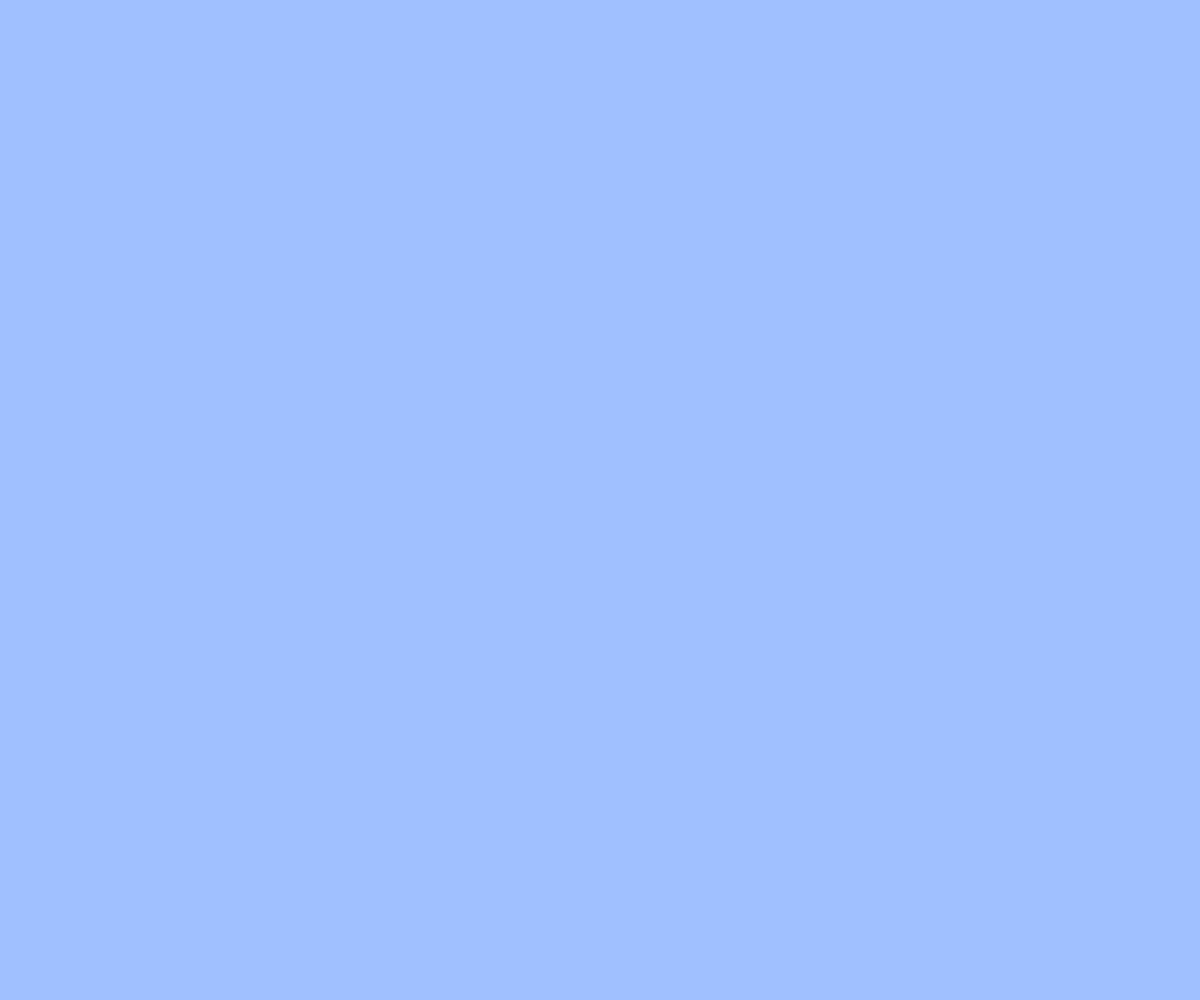
Frame 1 (no input)
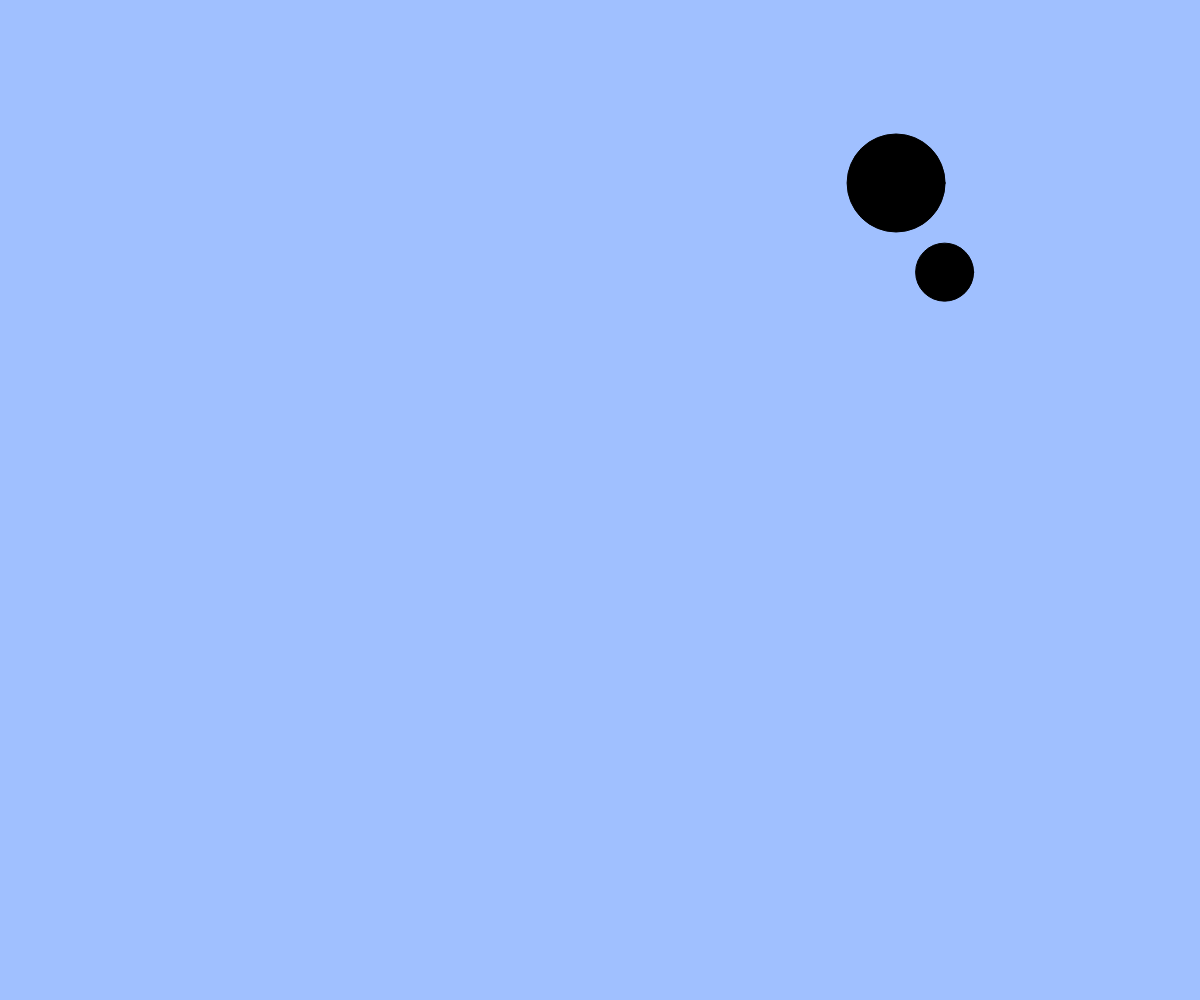
Frame 60 (no input)
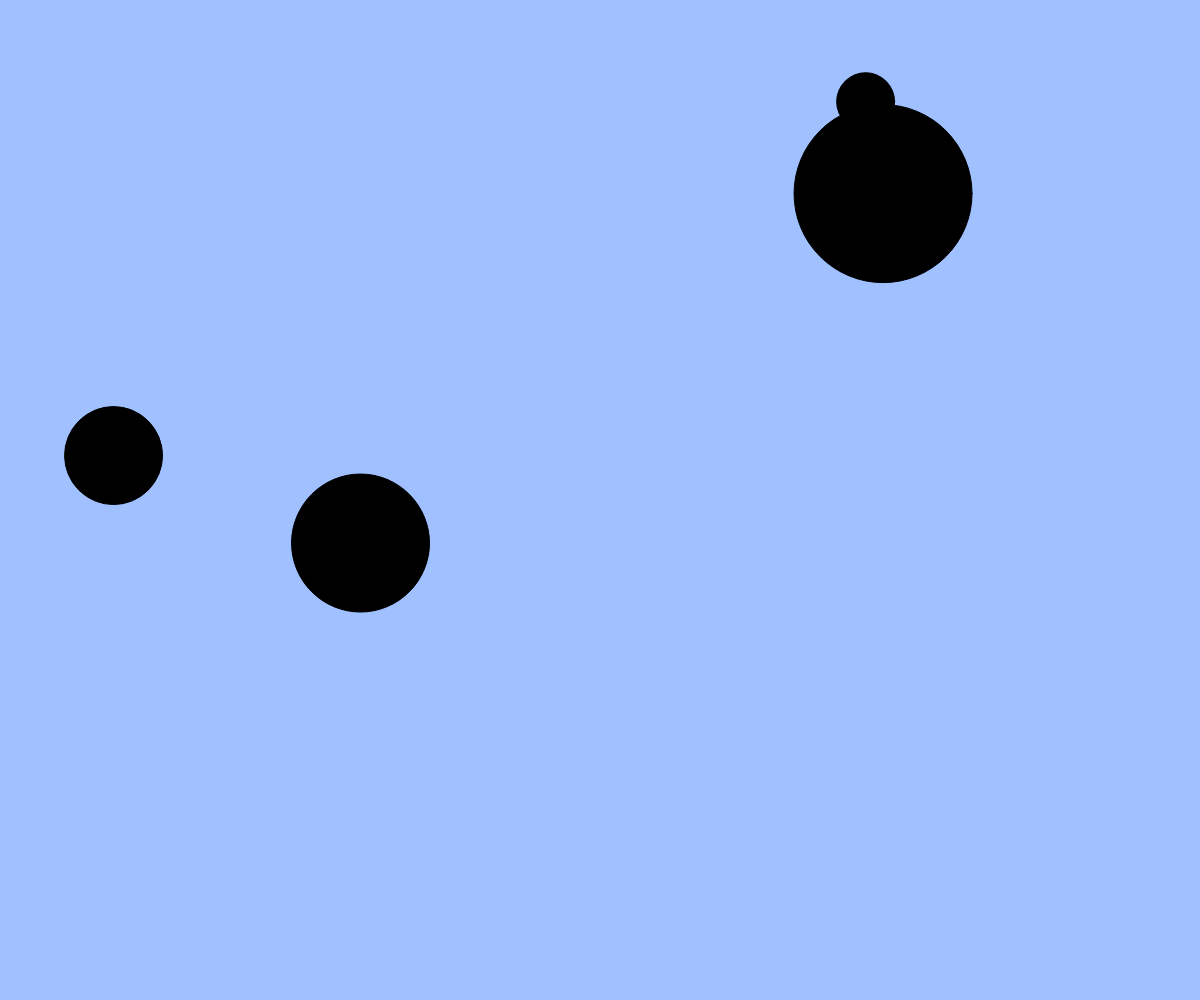
Frame 120 (the mouse pressed at the canvas centre since frame 60)

The p5.js sketch that drew these frames (run headless with seeded random() and noise() and a simulated clock; from frame 60 on, the mouse is pressed at the canvas centre):

// p5.js sketch
// ── sketch.js
// たくさん出てくるアニメーション
let balls;
let targets; // 追加（ボールを当てる的）

function setup() {
  createCanvas(windowWidth, windowHeight);
  balls = [];
  targets = [];
}

function windowResized() {
  resizeCanvas(windowWidth, windowHeight);
}

function draw() {
  background(160, 192, 255);

  // 的のアニメーション（注意：追加しないと何も起きない）
  for (let i = 0; i < targets.length; i++) {
    let t = targets[i];
    fill(0);
    ellipse(t.x, t.y, t.size);
    t.x += t.vx;
    t.y += t.vy;
    t.size += 2;
  }

  // ボールのアニメーション
  for (let i = 0; i < balls.length; i++) {
    let b = balls[i];
    fill(255);
    ellipse(b.x, b.y, b.size);
    b.x += b.vx;
    b.y += b.vy;
  }

  // 画面外に出たボールを配列から削除する
  const ballsInCanvas = []; // 画面内のボールを一時的に保持する配列
  for (let i = 0; i < balls.length; i++) {
    let b = balls[i];
    if (b.x > 0 && b.x < width && b.y > 0 && b.y < height) { // 画面内
      ballsInCanvas.push(b);
    }
  }
  balls = ballsInCanvas; // 画面内のボールだけを残す

  // 補足：filter 関数を使うともっと簡単に書ける
  // balls = balls.filter(insideCanvas);

  if (frameCount % 20 === 0) { // 20フレームごとに新しい的を追加する
    const t = {
      x: random(width),
      y: random(height),
      size: 20,
      vx: random(-2, 2),
      vy: random(-2, 2)
    };
    targets.push(t); // BLANK[1] 新しい的オブジェクトを作成して targets 配列に追加しよう
  }

  // ボールに当たった or 大きくなりすぎた的を配列から削除する
  const activeTargets = []; // 生き残った的を一時的に保持する配列
  for (let i = 0; i < targets.length; i++) {
    let t = targets[i];
    if (t.size < 200) { // 大きくなりすぎていない
      let hit = false;
      for (let j = 0; j < balls.length; j++) { // すべてのボールと衝突判定
        let b = balls[j];
        if (dist(b.x, b.y, t.x, t.y) < (b.size + t.size) / 2) {
          hit = true;
        }// BLANK[2]
      }
      if (!hit) activeTargets.push(t); // 衝突していなければ生き残る
    }
  }
  targets = activeTargets; // 生き残った的だけを残す
}

function mouseDragged() {
  const dx = mouseX - pmouseX;
  const dy = mouseY - pmouseY;
  if (mag(dx, dy) > 5) {
    const b = { x: mouseX, y: mouseY, size: 20, vx: dx, vy: dy };
    balls.push(b);
  }
}

function insideCanvas(b) {
  return b.x > 0 && b.x < width && b.y > 0 && b.y < height;
}
